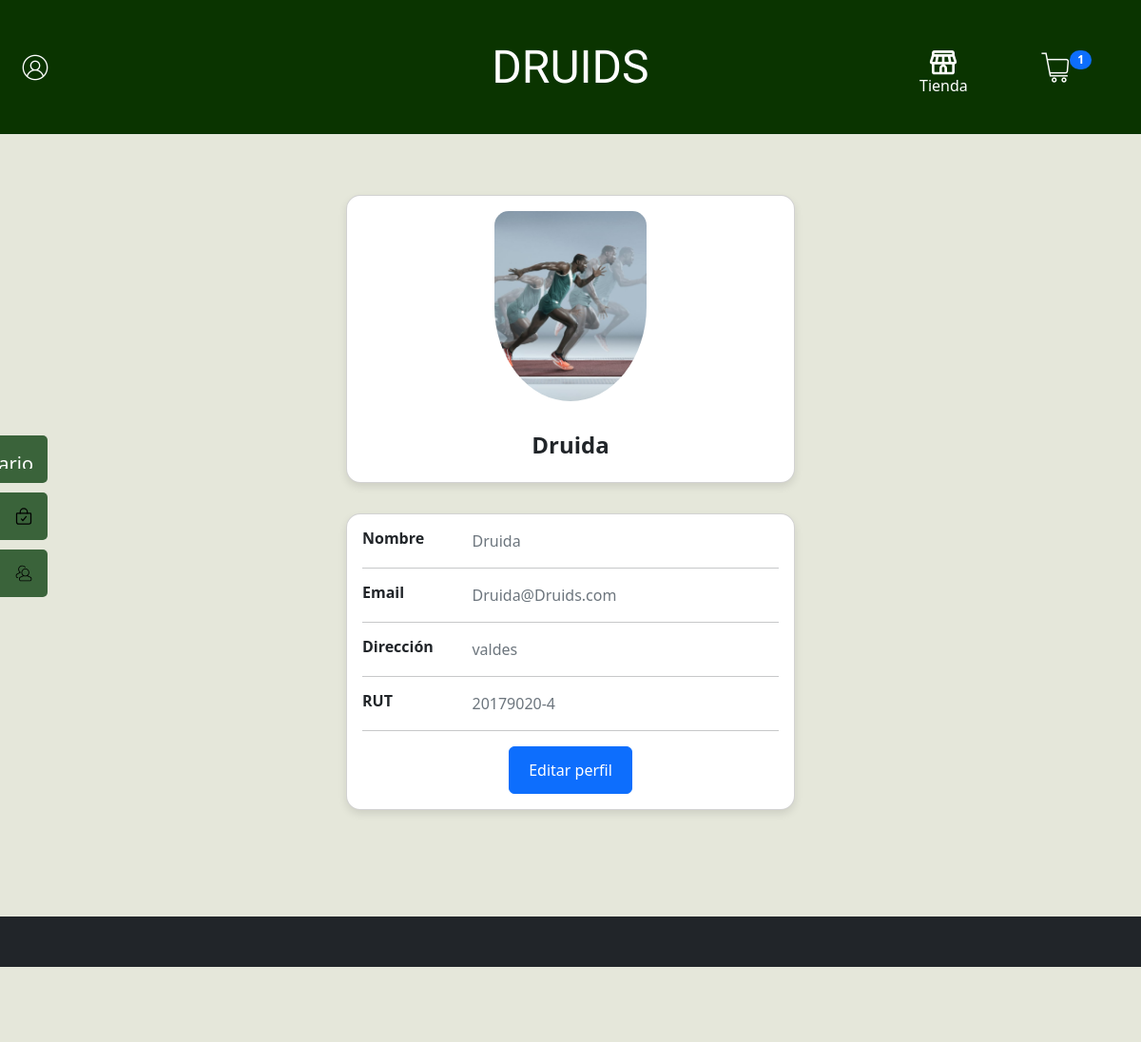
Page /perfil/ (signed in) on the committed database.
### Druids/models.py (models this page shows, shortened)
class Usuario(models.Model):
    usuario = models.OneToOneField(User, on_delete=models.CASCADE)
    nombre_usuario = models.CharField(max_length=50, unique=True, verbose_name="Nombre de usuario")
    rut = models.CharField(max_length=10, unique=True, verbose_name="RUT", blank=True, null=True)
    correo = models.EmailField(unique=True, verbose_name="Correo Electrónico")
    foto_perfil = models.ImageField(upload_to='usuarios/', blank=True, null=True, verbose_name="Foto de perfil")
    direccion = models.CharField(max_length=255, blank=True, null=True, verbose_name="Dirección")
    rol = models.CharField(max_length=20, choices=[('Administrador', 'Administrador'), ('Usuario', 'Usuario')], verbose_name="Rol")

### Druids/views.py (the view)
# urls.py: path('perfil/', perfil, name='perfil'),
def perfil(request):
    usuario = Usuario.objects.get(usuario=request.user)
    if request.method == 'POST':
        form = EditarPerfilForm(request.POST, request.FILES, instance=usuario) # instance hace que el formulario se llene con los datos del usuario
        if form.is_valid():
            usuario.usuario.username = form.cleaned_data.get('nombre_usuario')
            form.save()
            return redirect('perfil')
    else:
        form = EditarPerfilForm(instance=usuario)
    data = {
        'usuario': usuario,
        'form': form
    }
    return render(request, 'Druids/perfil.html', data)

### Druids/context_processors.py (called while the page is built)
def carrito_items_contador(request):
    contador = CarritoItem.objects.count()
    return {'carrito_items_contador': contador}

### Druids/templates/Druids/perfil.html (shortened to what this page needs)
{% extends 'Druids/base.html' %}
{% load crispy_forms_tags %}
{% load static %}
{% block contenido %}
    <link rel="stylesheet" href="{% static 'Druids/css/perfil.css' %}">
    <main>
        <section class="d-flex justify-content-center mt-5">
            <div class="row">
                <div class="col-12">
                    <div class="card m-3 text-center">
                        {% if usuario.foto_perfil %}
                            <img src="{{ usuario.foto_perfil.url }}" class="card-img-top img-fluid imagen-perfil" alt="Foto de Perfil">
                        {% else %}
                            <img src="{% static 'Druids/img/avatar.svg' %}" class="card-img-top img-fluid imagen-perfil" alt="Foto de Perfil">
                        {% endif %}
                        <div class="card-body">
                            <h5 class="card-title">{{ usuario.nombre_usuario }}</h5>
                        </div>
                    </div>
                </div>
                <div class="col-12">
                    <div class="card m-3">
                        <div class="card-body">
                            <div class="row mb-3">
                                <div class="col-sm-3">
                                    <h6 class="mb-0">Nombre</h6>
                                </div>
                                <div class="col-sm-9 text-secondary">
                                    {{ usuario.nombre_usuario }}
                                </div>
                            </div>
                            <hr>
                            <div class="row mb-3">
                                <div class="col-sm-3">
                                    <h6 class="mb-0">Email</h6>
                                </div>
                                <div class="col-sm-9 text-secondary">
                                    {{ usuario.correo }}
                                </div>
                            </div>
                            <hr>
                            <div class="row mb-3">
                                <div class="col-sm-3">
                                    <h6 class="mb-0">Dirección</h6>
                                </div>
                                <div class="col-sm-9 text-secondary">
                                    {{ usuario.direccion|default_if_none:"Sin dirección registrada" }}
                                </div>
                            </div>
                            <hr>
                            <div class="row mb-3">
                                <div class="col-sm-3">
                                    <h6 class="mb-0">RUT</h6>
                                </div>
                                <div class="col-sm-9 text-secondary">
                                    {{ usuario.rut|default_if_none:"Sin RUT registrado" }}
                                </div>
                            </div>
                            <hr>
                            <div class="row">
                                <div class="col-sm-12 text-center">
                                    <button type="button" class="btn btn-primary" data-bs-toggle="modal" data-bs-target="#ModalEditar">Editar perfil</button>
                                </div>
                            </div>
                        </div>
                    </div>
                </div>
            </div>
        </section>
    </main>
{% endblock %}

### Druids/static/Druids/css/base.css (style rules this page uses)
body { background-color: #e5e7da; }

### Druids/static/Druids/css/perfil.css (style rules this page uses)
.imagen-perfil { width: 10rem; height: 10rem; border-radius: 50%; margin: 1rem auto; }
.card { border-radius: 15px; box-shadow: 0 4px 8px rgba(0, 0, 0, 0.1); }
.imagen-perfil { border-top-left-radius: 15px; border-top-right-radius: 15px; height: 200px; object-fit: cover; }
.card-title { font-size: 1.5rem; font-weight: bold; }
h6 { font-weight: bold; }
.text-secondary { font-size: 1rem; }
.btn { font-size: 1rem; padding: 0.75rem 1.25rem; }

### rows in the picture
Usuario: foto_perfil (picture), nombre_usuario "Druida", correo "Druida@Druids.com", direccion "valdes", rut "20179020-4"

### other values in the picture
{{ carrito_items_contador }} "1"
